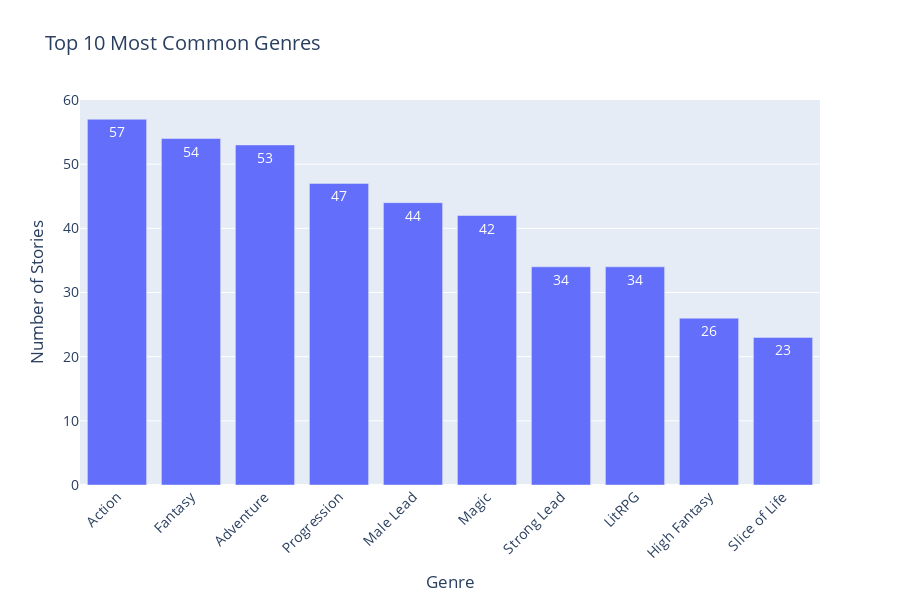
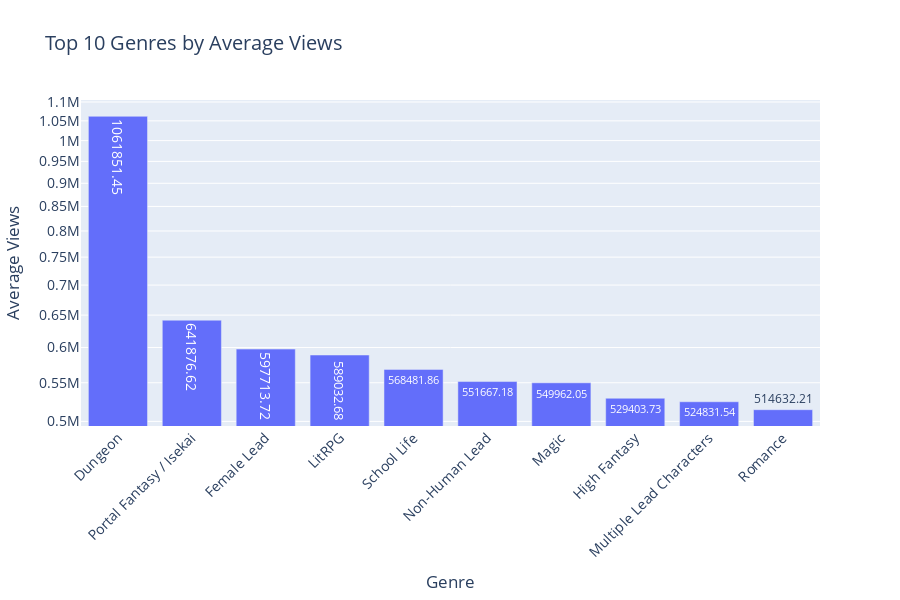
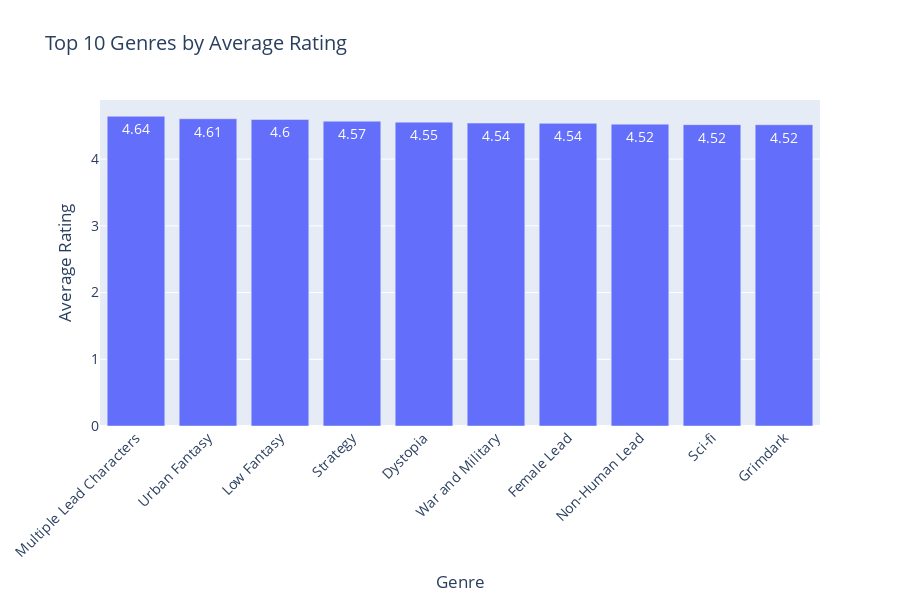

These figures' notebook cell, in order:
### Markdown cell above
## Genre Analysis

Let's analyze the distribution of genres and their relationship with other metrics. This will help us understand which genres are most popular and successful on Royal Road.

### Code cell
# Get genre distribution (handling null values)
genres = df['genre'].fillna('Unknown').str.split(',').explode().str.strip()
genre_counts = genres.value_counts()

# Create bar chart of genre distribution
fig = go.Figure(data=[
    go.Bar(
        x=genre_counts.head(10).index, 
        y=genre_counts.head(10).values,
        text=genre_counts.head(10).values,
        textposition='auto'
    )
])

fig.update_layout(
    title='Top 10 Most Common Genres',
    xaxis_title='Genre',
    yaxis_title='Number of Stories',
    xaxis_tickangle=-45,
    height=600,
    width=900,
    font=dict(size=14),
    margin=dict(b=100)  # Add more margin at the bottom for rotated labels
)
fig.show()

# Calculate and display genre performance metrics
for metric in ['views', 'rating', 'followers']:
    # Create a list to store data for each story-genre pair
    story_genre_data = []
    
    # Process each row (story) individually
    for _, row in df.dropna(subset=['genre', metric]).iterrows():
        if pd.isna(row['genre']) or not row['genre']:
            continue
            
        # Split the genres string into a list
        genres = row['genre'].split(',')
        
        # Add each genre-story pair to our data
        for genre in genres:
            genre = genre.strip()
            if genre:  # Skip empty strings
                story_genre_data.append({
                    'story_id': row['id'],
                    'genre': genre,
                    metric: row[metric]
                })
    
    # Create a DataFrame from our list
    genre_df = pd.DataFrame(story_genre_data)
    
    # Calculate average and count for each genre
    genre_stats = genre_df.groupby('genre').agg({metric: ['mean', 'count']})
    genre_stats.columns = genre_stats.columns.droplevel(0)  # Flatten multi-index
    
    # Filter for genres with at least 5 stories
    genre_stats = genre_stats[genre_stats['count'] >= 5]
    
    # Sort by mean and get top 10
    top_genres = genre_stats.nlargest(10, 'mean').reset_index()
    
    # Create bar chart
    fig = go.Figure(data=[
        go.Bar(
            x=top_genres['genre'],
            y=top_genres['mean'],
            text=np.round(top_genres['mean'], 2),
            textposition='auto',
            customdata=top_genres['count'],
            hovertemplate='Genre: %{x}<br>' +
                         f'Average {metric}: %{{y:,.2f}}<br>' +
                         'Number of stories: %{customdata}<br>'
        )
    ])
    
    fig.update_layout(
        title=f'Top 10 Genres by Average {metric.capitalize()}',
        xaxis_title='Genre',
        yaxis_title=f'Average {metric.capitalize()}',
        xaxis_tickangle=-45,
        height=600,
        width=900,
        font=dict(size=14),
        margin=dict(b=100)
    )
    
    # Use log scale for views and followers
    if metric in ['views', 'followers']:
        fig.update_yaxes(type='log')
    
    fig.show()

### Figure 1 — Plotly figure (JSON) as saved in the notebook; plotly's stock layout.template omitted (floating-point values rounded to 4 significant figures)
{"data": [{"text": [57.0, 54.0, 53.0, 47.0, 44.0, 42.0, 34.0, 34.0, 26.0, 23.0], "textposition": "auto", "type": "bar", "x": ["Action", "Fantasy", "Adventure", "Progression", "Male Lead", "Magic", "Strong Lead", "LitRPG", "High Fantasy", "Slice of Life"], "y": [57, 54, 53, 47, 44, 42, 34, 34, 26, 23]}], "layout": {"font": {"size": 14}, "height": 600, "margin": {"b": 100}, "title": {"text": "Top 10 Most Common Genres"}, "width": 900, "xaxis": {"tickangle": -45, "title": {"text": "Genre"}}, "yaxis": {"title": {"text": "Number of Stories"}}}}

### Figure 2 — Plotly figure (JSON) as saved in the notebook; plotly's stock layout.template omitted (floating-point values rounded to 4 significant figures)
{"data": [{"customdata": [11, 21, 18, 34, 7, 11, 42, 26, 13, 14], "hovertemplate": "Genre: %{x}<br>Average views: %{y:,.2f}<br>Number of stories: %{customdata}<br>", "text": [1062000.0, 641900.0, 597700.0, 589000.0, 568500.0, 551700.0, 550000.0, 529400.0, 524800.0, 514600.0], "textposition": "auto", "type": "bar", "x": ["Dungeon", "Portal Fantasy / Isekai", "Female Lead", "LitRPG", "School Life", "Non-Human Lead", "Magic", "High Fantasy", "Multiple Lead Characters", "Romance"], "y": [1062000.0, 641900.0, 597700.0, 589000.0, 568500.0, 551700.0, 550000.0, 529400.0, 524800.0, 514600.0]}], "layout": {"font": {"size": 14}, "height": 600, "margin": {"b": 100}, "title": {"text": "Top 10 Genres by Average Views"}, "width": 900, "xaxis": {"tickangle": -45, "title": {"text": "Genre"}}, "yaxis": {"title": {"text": "Average Views"}, "type": "log"}}}

### Figure 3 — Plotly figure (JSON) as saved in the notebook; plotly's stock layout.template omitted (floating-point values rounded to 4 significant figures)
{"data": [{"customdata": [13, 13, 8, 18, 7, 12, 18, 11, 14, 5], "hovertemplate": "Genre: %{x}<br>Average rating: %{y:,.2f}<br>Number of stories: %{customdata}<br>", "text": [4.64, 4.61, 4.6, 4.57, 4.55, 4.54, 4.54, 4.52, 4.52, 4.52], "textposition": "auto", "type": "bar", "x": ["Multiple Lead Characters", "Urban Fantasy", "Low Fantasy", "Strategy", "Dystopia", "War and Military", "Female Lead", "Non-Human Lead", "Sci-fi", "Grimdark"], "y": [4.642, 4.605, 4.595, 4.569, 4.554, 4.541, 4.537, 4.525, 4.517, 4.516]}], "layout": {"font": {"size": 14}, "height": 600, "margin": {"b": 100}, "title": {"text": "Top 10 Genres by Average Rating"}, "width": 900, "xaxis": {"tickangle": -45, "title": {"text": "Genre"}}, "yaxis": {"title": {"text": "Average Rating"}}}}
